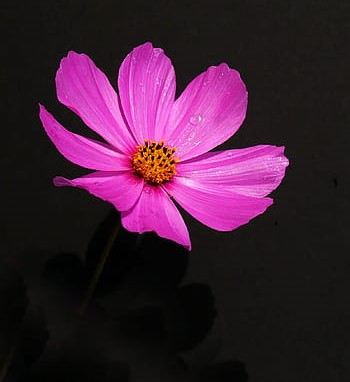
#> input picture 2020A1R019_AI_CVLAB/Lab Activity 08/flower.jpg, 350 x 382 px
$ jupyter execute Experiment_8.ipynb
#> lines starting #> are read from the running program, lines starting #| are printed output that depends on the picture
### Implement the Image processing basics: Converting Image to RGB to BGR and to Grayscale, create a White/Black Color Image, how to draw shapes on Image.

[cell 1]
import cv2
import numpy as np

[cell 2]
def convert_to_grayscale(image_path):
    # Load the image
#> called with image_path = 'flower.jpg'
    image = cv2.imread(image_path)
#> image is the input picture: shape (382, 350, 3); mean B, G, R 53.4, 30.4, 63.5

    # convert the image to grayscale
    grayscale_image = cv2.cvtColor(image, cv2.COLOR_BGR2GRAY)
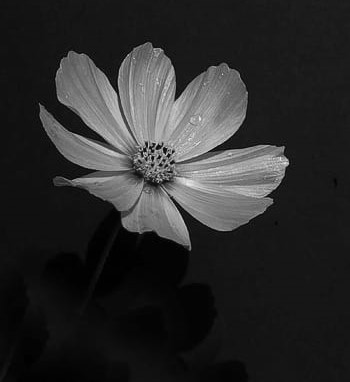
#> grayscale_image: shape (382, 350); min 0, max 234, mean 42.9

    # Display the original and grayscale images
    cv2.imshow("Original Image", image)
    cv2.imshow("Grayscale Image", grayscale_image)
    cv2.waitKey(0)
    cv2.destroyAllWindows()

[cell 3]
def convert_to_bgr(image_path, output_path):
    # Load the image
#> called with image_path = 'flower.jpg', output_path = 'flower_bgr.jpg'
    image = cv2.imread(image_path)

    # Convert the image to BGR color space
    bgr_image = cv2.cvtColor(image, cv2.COLOR_RGB2BGR)

    # Display the original and BGR images
    cv2.imshow("Original Image", image)
    cv2.imshow("BGR Image", bgr_image)
    cv2.waitKey(0)
    cv2.destroyAllWindows()

    # Save the BGR image
    cv2.imwrite(output_path, bgr_image)
    print("BGR image saved as", output_path)

#### In this code, the convert_bgr_to_rgb function takes an image in BGR color space (image_bgr) and converts it to RGB color space using cv3. cvtColor with the cv2.COLOR_RGB2BGR

[cell 4]
def convert_bgr_to_rgb(output_path):
    # Load the image
#> called with output_path = 'flower_bgr.jpg'
    image_bgr = cv2.imread(output_path)
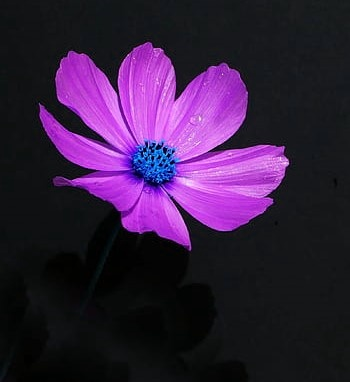
#> image_bgr: shape (382, 350, 3); mean B, G, R 63.7, 30.4, 53.8

    # Convert the image from BGR to RGB color space
    image_rgb = cv2.cvtColor(image_bgr, cv2.COLOR_BGR2RGB)

    # Display the original BGR image and the converted RGB image
    cv2.imshow("BGR Image", image_bgr)
    cv2.imshow("RGB Image", image_rgb)
    cv2.waitKey(0)
    cv2.destroyAllWindows()

[cell 5]
# Image path
image_path = ("flower.jpg")
output_path = ("flower_bgr.jpg")

[cell 6]
# Conver image to grayscale
convert_to_grayscale(image_path)

[cell 7]
# convert to BGR and save it
convert_to_bgr(image_path, output_path)

[cell 8]
# convert BGR to RGB
convert_bgr_to_rgb(output_path)

[cell 9]
def create_white_image(width, height):
    # Create a white color image
#> called with width = 400, height = 300
    white_image = np.ones((height, width, 3), dtype = np.uint8) * 255

    # Display the write image
    cv2.imshow("White Image", white_image)
    cv2.waitKey(0)
    cv2.destroyAllWindows()

[cell 10]
def create_black_image(width, height):
    # Create a white color image
#> called with width = 400, height = 300
    black_image = np.zeros((height, width, 3), dtype = np.uint8)

    # Display the write image
    cv2.imshow("Black Image", black_image)
    cv2.waitKey(0)
    cv2.destroyAllWindows()

The resulting array is assigned to the variable black_image, representing a black color image.

[cell 11]
def draw_shapes_on_image(image_path):
    # Load the image
#> called with image_path = 'flower.jpg'
    image = cv2.imread(image_path)

    # Draw a rectangle on the image
    cv2.rectangle(image, (50, 50), (200, 200), (0, 255, 0), 2)

    # Draw a circle on the image
    cv2.circle(image, (300, 150), 100, (0, 0, 255), 2)
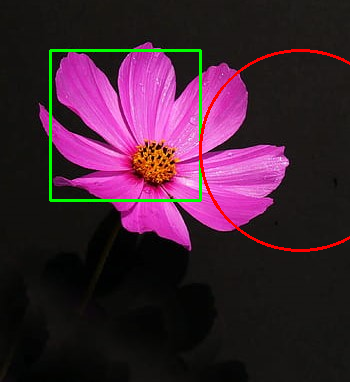
#> image: shape (382, 350, 3); mean B, G, R 51.4, 32.6, 63.5

    # Draw a line on the image
    cv2.line(image, (400, 50), (400, 250), (255, 0, 0), 2)

    # Display the image with shapes
    cv2.imshow("Image with Shapes", image)
    cv2.waitKey(0)
    cv2.destroyAllWindows()
